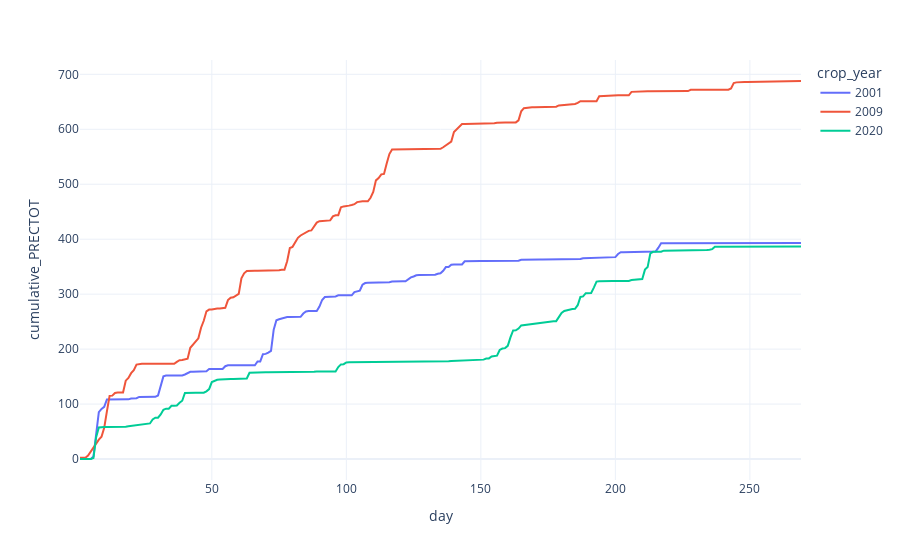

The code cell stored with this chart in its notebook:
### Code cell
query = data_region["crop_year"].isin([2009, 2001, 2020])

fig = px.line(
    data_region[query],
    x="day",
    y="cumulative_PRECTOT",
    color="crop_year"
)

fig.show()

### Figure 1 — Plotly figure (JSON) as saved in the notebook; plotly's stock layout.template omitted (floating-point values rounded to 4 significant figures; data arrays with more than 128 entries replaced by an {"elided": "..."} marker saying what was removed)
{"data": [{"hovertemplate": "crop_year=2001<br>day=%{x}<br>cumulative_PRECTOT=%{y}<extra></extra>", "legendgroup": "2001", "line": {"color": "#636efa", "dash": "solid"}, "mode": "lines", "name": "2001", "orientation": "v", "showlegend": true, "type": "scatter", "x": {"elided": "269 int values"}, "xaxis": "x", "y": {"elided": "269 float values"}, "yaxis": "y"}, {"hovertemplate": "crop_year=2009<br>day=%{x}<br>cumulative_PRECTOT=%{y}<extra></extra>", "legendgroup": "2009", "line": {"color": "#EF553B", "dash": "solid"}, "mode": "lines", "name": "2009", "orientation": "v", "showlegend": true, "type": "scatter", "x": {"elided": "269 int values"}, "xaxis": "x", "y": {"elided": "269 float values"}, "yaxis": "y"}, {"hovertemplate": "crop_year=2020<br>day=%{x}<br>cumulative_PRECTOT=%{y}<extra></extra>", "legendgroup": "2020", "line": {"color": "#00cc96", "dash": "solid"}, "mode": "lines", "name": "2020", "orientation": "v", "showlegend": true, "type": "scatter", "x": {"elided": "269 int values"}, "xaxis": "x", "y": {"elided": "269 float values"}, "yaxis": "y"}], "layout": {"legend": {"title": {"text": "crop_year"}, "tracegroupgap": 0}, "margin": {"t": 60}, "xaxis": {"anchor": "y", "domain": [0, 1], "title": {"text": "day"}}, "yaxis": {"anchor": "x", "domain": [0, 1], "title": {"text": "cumulative_PRECTOT"}}}}
